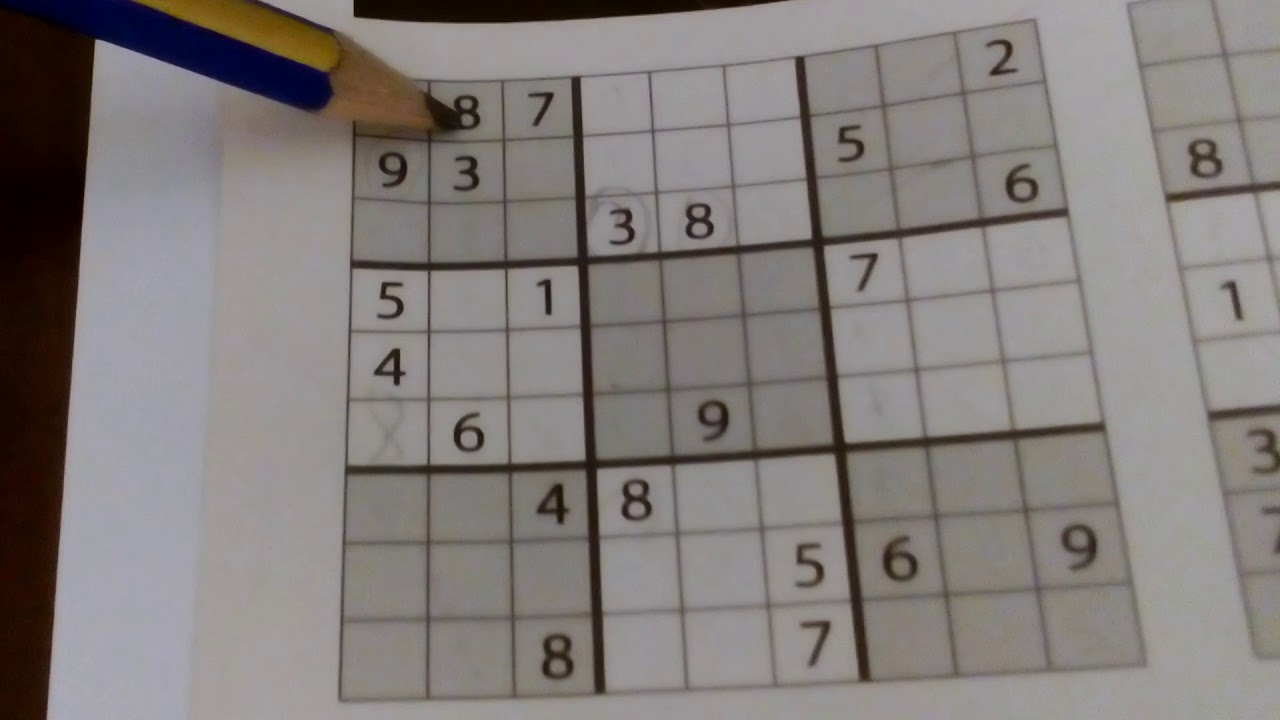
#> input picture Opencv_ile_goruntu_isleme/media/sudoku2.jpg, 1280 x 720 px
$ jupyter execute gradients.ipynb   (shell and % lines are left out)   (older library calls are emulated)
#> lines starting #> are read from the running program, lines starting #| are printed output that depends on the picture; after the words box and inside, x2 and y2 are one past the last pixel; in counts of white or black regions, pixels touching at a corner belong together
[cell 1]
import cv2
import numpy as np
import os
import matplotlib.pyplot as plt

[cell 2]
def display_img(img): #resimleri gosteren fonksiyon
    fig = plt.figure(figsize=(12,10))
    ax = fig.add_subplot(111)
    ax.imshow(img,cmap="gray")

[cell 3]
path = os.path.join(os.getcwd(), "media", "sudoku2.jpg") #resimlerin yolunu belirleme
img = cv2.imread(path,0) #gri tonlarda okuma
#> img: shape (720, 1280); min 0, max 173, mean 126.5

[cell 4]
display_img(img)

[cell 5]
# x ekseninde yapmak istedignimizde 1,0 y ekseninde yapmak istedigimizde 0,1
sobel_x=cv2.Sobel(img,cv2.CV_64F,1,0,ksize=5) #dikey cizgilerin daha belirgin olamasini sagliyoruz

[cell 6]
display_img(sobel_x)

[cell 7]
sobel_y=cv2.Sobel(img,cv2.CV_64F,0,1,ksize=5) #yatay cizgilerin daha belirgin olamasini sagliyoruz
display_img(sobel_y)

[cell 8]
laplacian = cv2.Laplacian(img,cv2.CV_64F) #hem dikey hem yatay cizgilerin belirgin olmasini sagliyoruz
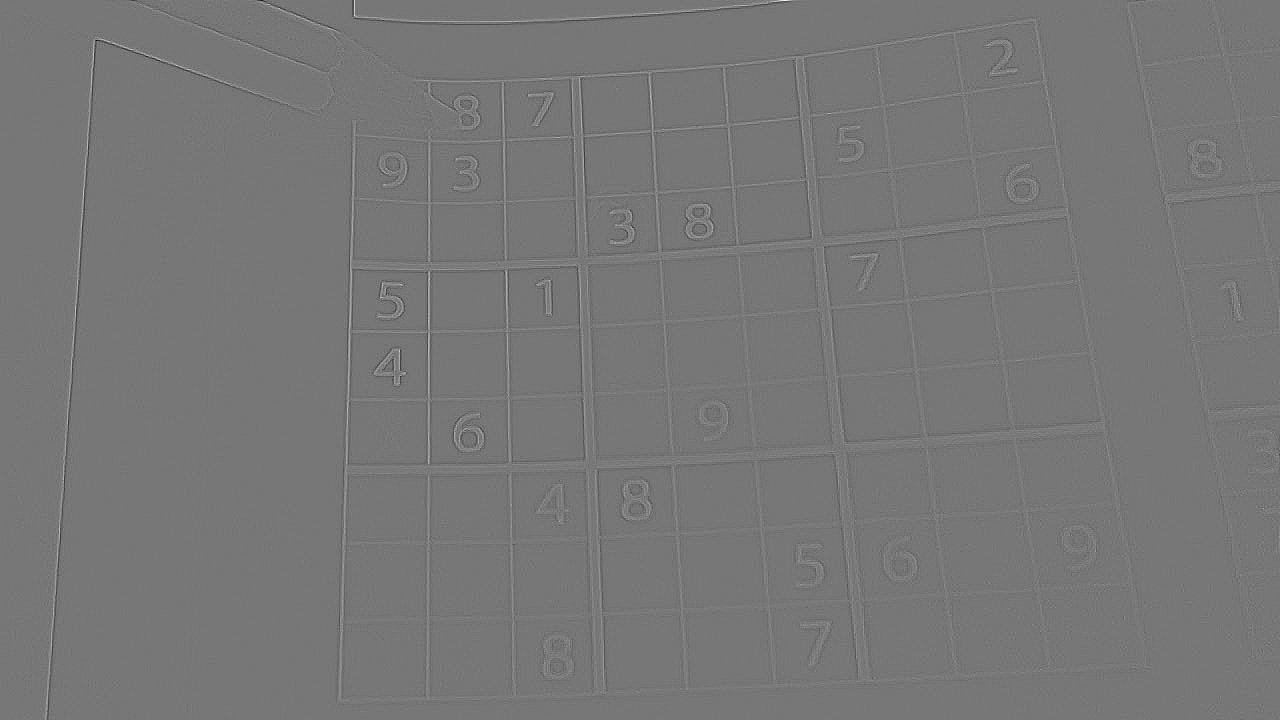
#> laplacian: shape (720, 1280) float64; min -133, max 152, mean 0; drawn with min black and max white
display_img(laplacian)

[cell 9]
blended =cv2.addWeighted(sobel_x,0.5,sobel_y,0.5,0) #sobel_x ve sobel_y yi birlestiriyoruz
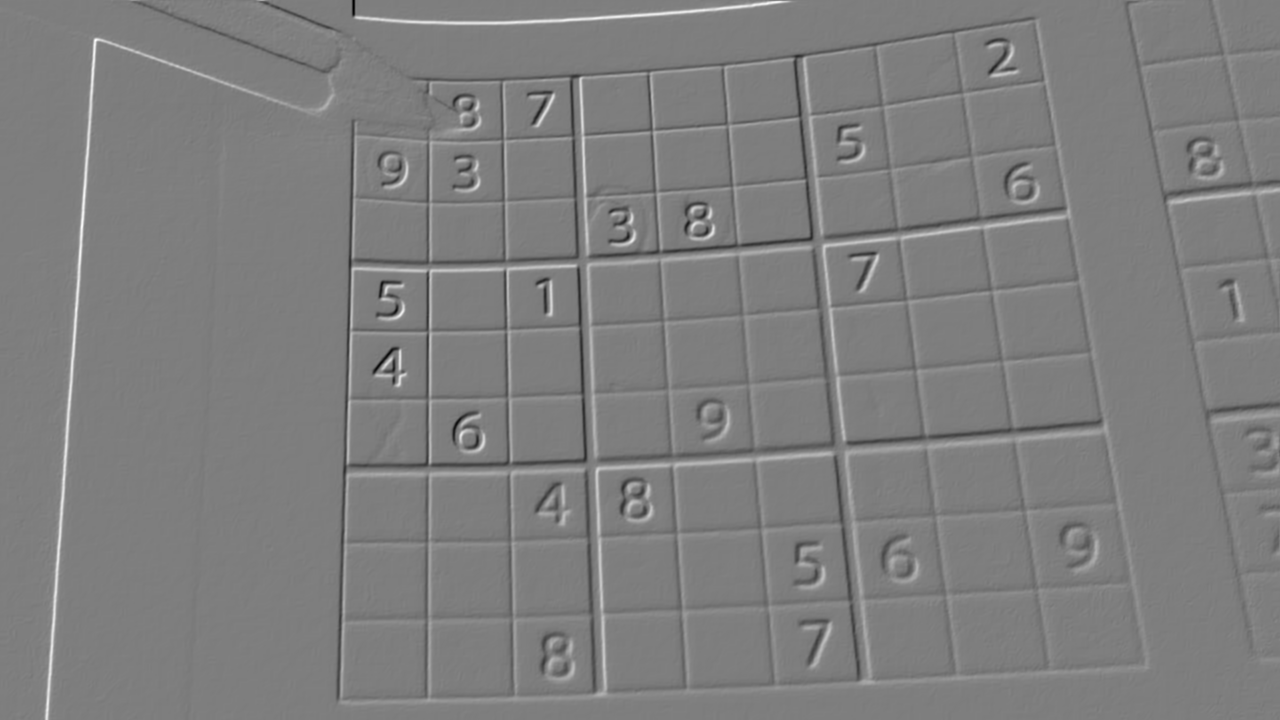
#> blended: shape (720, 1280) float64; min -3386, max 3460, mean 12.2; drawn with min black and max white

[cell 10]
display_img(blended)

[cell 11]
ret , th1= cv2.threshold(img,50,255, cv2.THRESH_BINARY) #resmi threshold etme
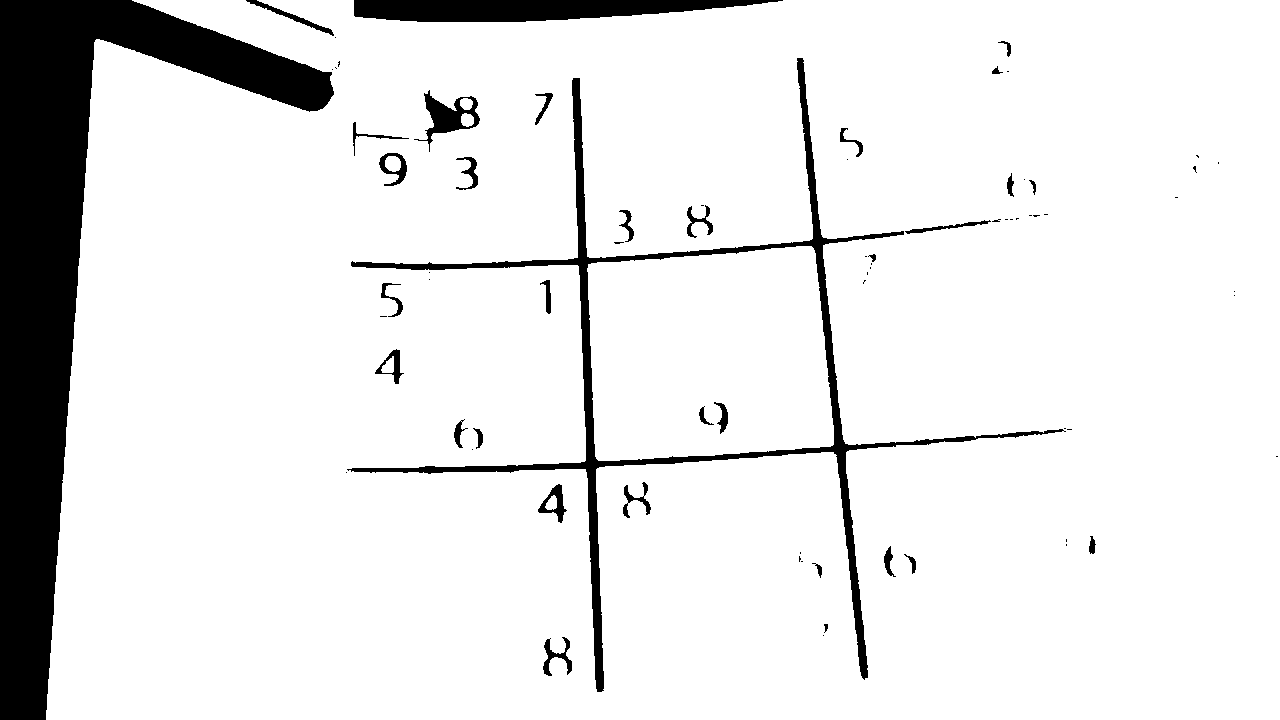
#> th1: shape (720, 1280); 90% white; 74 black regions (41 under 20 px), largest, box (x1, y1, x2, y2) and area: (0, 0, 334, 720) 62481, (347, 58, 1066, 692) 16023, (354, 0, 783, 22) 6918
display_img(th1)

[cell 12]
kernel = np.ones((4,4),np.uint8)

[cell 13]
gradient =cv2.morphologyEx(blended,cv2.MORPH_GRADIENT,kernel) #gradient
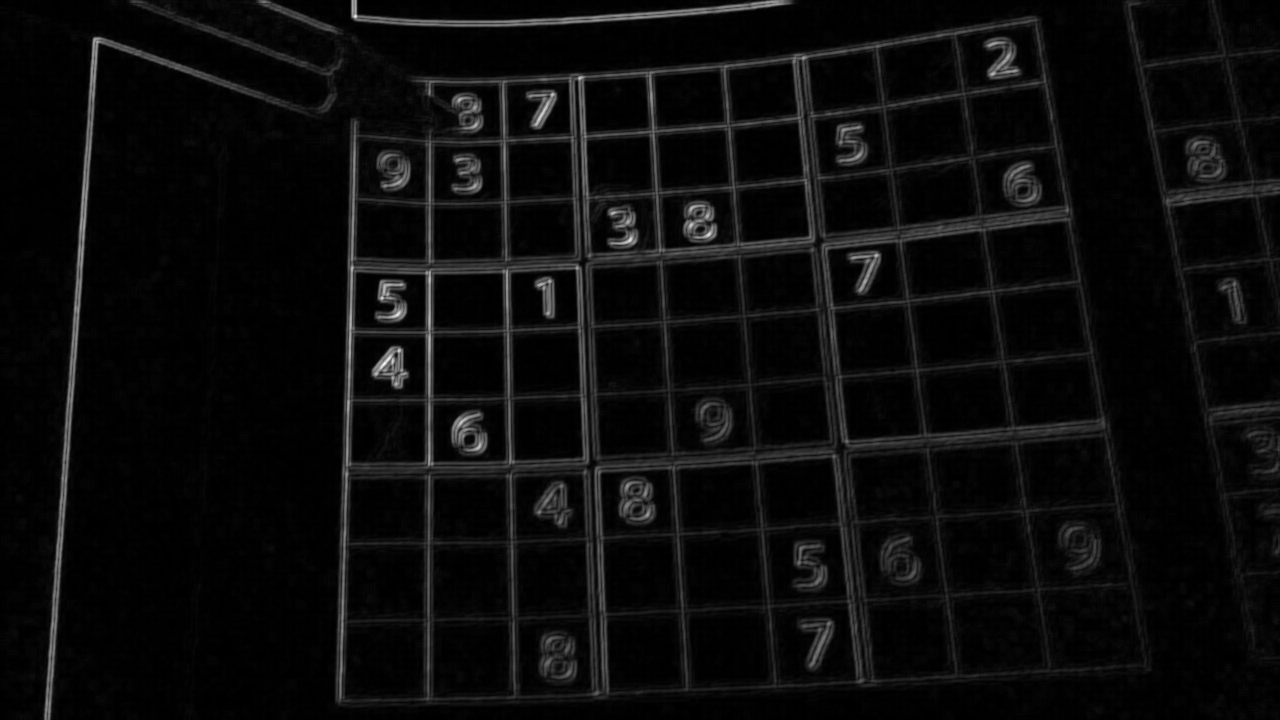
#> gradient: shape (720, 1280) float64; min 0, max 5278, mean 247.5; drawn with min black and max white
display_img(gradient)

$ run again, with Opencv_ile_goruntu_isleme/media/at.jpg copied over Opencv_ile_goruntu_isleme/media/sudoku2.jpg
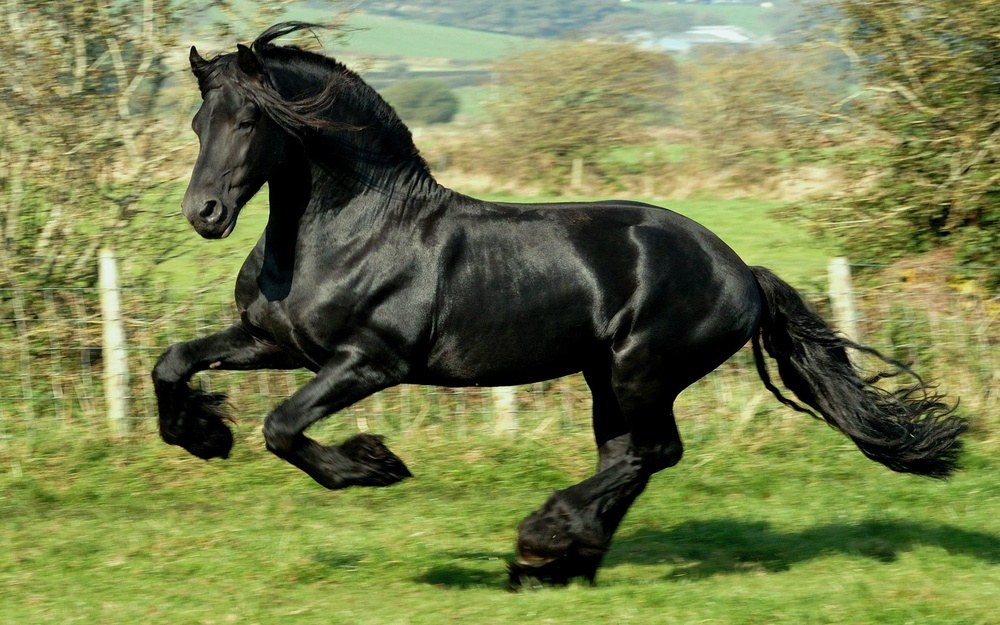
#> input picture Opencv_ile_goruntu_isleme/media/at.jpg, 1000 x 625 px, shrunk from 2560 x 1600 before the run
#> `ret , th1= cv2.threshold(img,50,255, cv2.THRESH_BINARY)`:
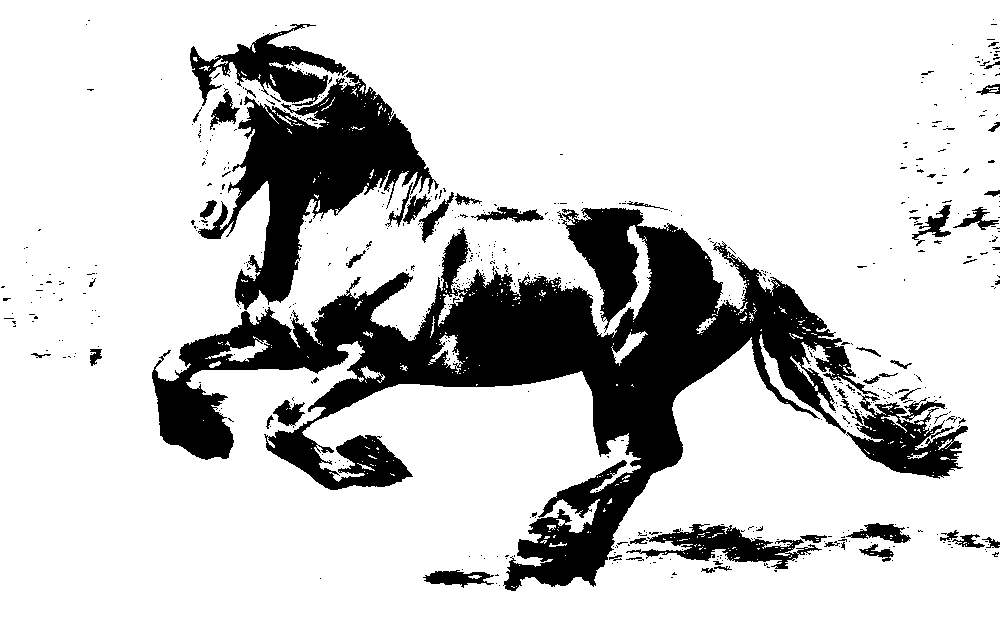
#> th1: shape (625, 1000); 80.2% white; 578 black regions (518 under 20 px), largest, box (x1, y1, x2, y2) and area: (152, 208, 879, 591) 80774, (198, 72, 439, 310) 20764, (190, 24, 348, 106) 4910
#> `gradient =cv2.morphologyEx(blended,cv2.MORPH_GRADIENT,kernel)`:
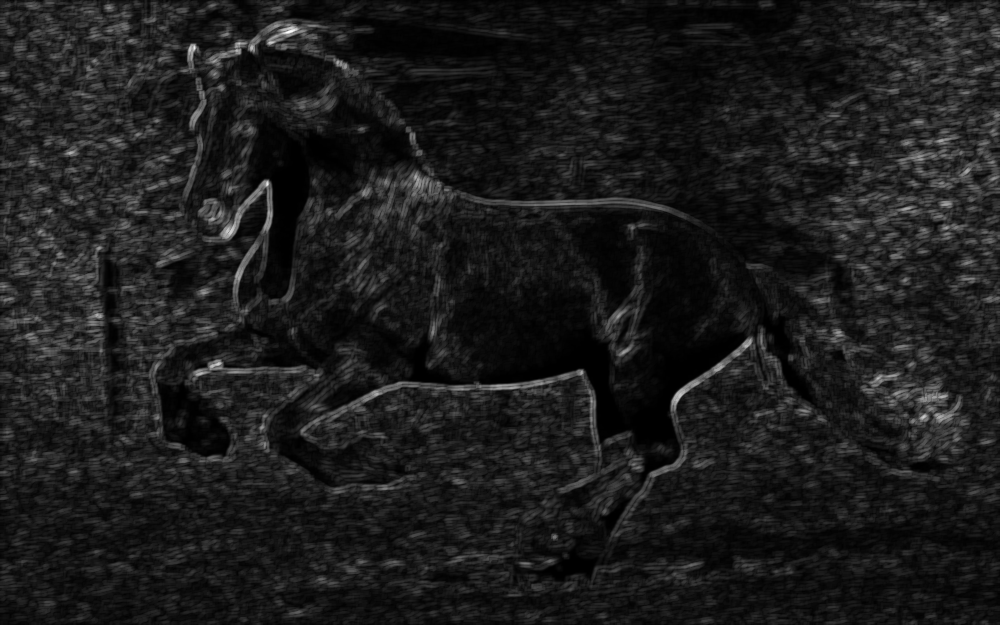
#> gradient: shape (625, 1000) float64; min 0, max 9778, mean 1093.5; drawn with min black and max white
